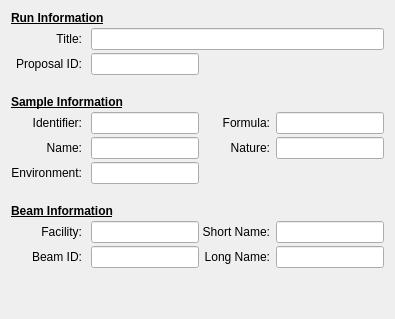
          <widget class="QWidget" name="runInfoTab">
           <attribute name="title">
            <string>Info</string>
           </attribute>
           <layout class="QGridLayout" name="gridLayout_2">
            <property name="spacing">
             <number>3</number>
            </property>
            <item row="16" column="0">
             <spacer name="verticalSpacer_2">
              <property name="orientation">
               <enum>Qt::Vertical</enum>
              </property>
              <property name="sizeHint" stdset="0">
               <size>
                <width>20</width>
                <height>40</height>
               </size>
              </property>
             </spacer>
            </item>
            <item row="2" column="0">
             <widget class="QLabel" name="label_7">
              <property name="text">
               <string>Title:</string>
              </property>
              <property name="alignment">
               <set>Qt::AlignRight|Qt::AlignTrailing|Qt::AlignVCenter</set>
              </property>
             </widget>
            </item>
            <item row="2" column="3" colspan="4">
             <widget class="QLineEdit" name="runTitleEdit">
              <property name="readOnly">
               <bool>true</bool>
              </property>
             </widget>
            </item>
            <item row="1" column="0" colspan="4">
             <widget class="QLabel" name="label_32">
              <property name="font">
               <font>
                <weight>75</weight>
                <bold>true</bold>
                <underline>true</underline>
               </font>
              </property>
              <property name="text">
               <string>Run Information</string>
              </property>
             </widget>
            </item>
            <item row="11" column="0" colspan="4">
             <widget class="QLabel" name="facilityInfoLabel">
              <property name="font">
               <font>
                <weight>75</weight>
                <bold>true</bold>
                <underline>true</underline>
               </font>
              </property>
              <property name="text">
               <string>Beam Information</string>
              </property>
             </widget>
            </item>
            <item row="12" column="0">
             <widget class="QLabel" name="label">
              <property name="text">
               <string>Facility:</string>
              </property>
              <property name="alignment">
               <set>Qt::AlignRight|Qt::AlignTrailing|Qt::AlignVCenter</set>
              </property>
             </widget>
            </item>
            <item row="12" column="3">
             <widget class="QLineEdit" name="facilityNameEdit">
              <property name="readOnly">
               <bool>true</bool>
              </property>
             </widget>
            </item>
            <item row="13" column="0">
             <widget class="QLabel" name="label_4">
              <property name="text">
               <string>Beam ID:</string>
              </property>
              <property name="alignment">
               <set>Qt::AlignRight|Qt::AlignTrailing|Qt::AlignVCenter</set>
              </property>
             </widget>
            </item>
            <item row="13" column="3">
             <widget class="QLineEdit" name="beamIdEdit">
              <property name="readOnly">
               <bool>true</bool>
              </property>
             </widget>
            </item>
            <item row="12" column="4">
             <widget class="QLabel" name="label_5">
              <property name="text">
               <string>Short Name:</string>
              </property>
              <property name="alignment">
               <set>Qt::AlignRight|Qt::AlignTrailing|Qt::AlignVCenter</set>
              </property>
             </widget>
            </item>
            <item row="12" column="6">
             <widget class="QLineEdit" name="beamNameShortEdit">
              <property name="readOnly">
               <bool>true</bool>
              </property>
             </widget>
            </item>
            <item row="13" column="4">
             <widget class="QLabel" name="label_6">
              <property name="text">
               <string>Long Name:</string>
              </property>
              <property name="alignment">
               <set>Qt::AlignRight|Qt::AlignTrailing|Qt::AlignVCenter</set>
              </property>
             </widget>
            </item>
            <item row="13" column="6">
             <widget class="QLineEdit" name="beamNameLongEdit">
              <property name="readOnly">
               <bool>true</bool>
              </property>
             </widget>
            </item>
            <item row="7" column="4">
             <widget class="QLabel" name="label_27">
              <property name="text">
               <string>Formula:</string>
              </property>
              <property name="alignment">
               <set>Qt::AlignRight|Qt::AlignTrailing|Qt::AlignVCenter</set>
              </property>
             </widget>
            </item>
            <item row="8" column="4">
             <widget class="QLabel" name="label_28">
              <property name="text">
               <string>Nature:</string>
              </property>
              <property name="alignment">
               <set>Qt::AlignRight|Qt::AlignTrailing|Qt::AlignVCenter</set>
              </property>
             </widget>
            </item>
            <item row="7" column="6">
             <widget class="QLineEdit" name="sampleFormulaEdit">
              <property name="readOnly">
               <bool>true</bool>
              </property>
             </widget>
            </item>
            <item row="8" column="6">
             <widget class="QLineEdit" name="sampleNatureEdit">
              <property name="readOnly">
               <bool>true</bool>
              </property>
             </widget>
            </item>
            <item row="5" column="0" rowspan="2" colspan="4">
             <widget class="QLabel" name="label_31">
              <property name="font">
               <font>
                <weight>75</weight>
                <bold>true</bold>
                <underline>true</underline>
               </font>
              </property>
              <property name="text">
               <string>Sample Information</string>
              </property>
              <property name="margin">
               <number>0</number>
              </property>
             </widget>
            </item>
            <item row="7" column="0">
             <widget class="QLabel" name="label_24">
              <property name="text">
               <string>Identifier:</string>
              </property>
              <property name="alignment">
               <set>Qt::AlignRight|Qt::AlignTrailing|Qt::AlignVCenter</set>
              </property>
             </widget>
            </item>
            <item row="7" column="3">
             <widget class="QLineEdit" name="sampleIdEdit">
              <property name="readOnly">
               <bool>true</bool>
              </property>
             </widget>
            </item>
            <item row="8" column="0">
             <widget class="QLabel" name="label_25">
              <property name="text">
               <string>Name:</string>
              </property>
              <property name="alignment">
               <set>Qt::AlignRight|Qt::AlignTrailing|Qt::AlignVCenter</set>
              </property>
             </widget>
            </item>
            <item row="8" column="3">
             <widget class="QLineEdit" name="sampleNameEdit">
              <property name="readOnly">
               <bool>true</bool>
              </property>
             </widget>
            </item>
            <item row="9" column="0">
             <widget class="QLabel" name="label_26">
              <property name="text">
               <string>Environment:</string>
              </property>
              <property name="alignment">
               <set>Qt::AlignRight|Qt::AlignTrailing|Qt::AlignVCenter</set>
              </property>
             </widget>
            </item>
            <item row="9" column="3">
             <widget class="QLineEdit" name="sampleEnvironmentEdit">
              <property name="readOnly">
               <bool>true</bool>
              </property>
             </widget>
            </item>
            <item row="4" column="0">
             <widget class="QLabel" name="label_3">
              <property name="text">
               <string/>
              </property>
             </widget>
            </item>
            <item row="10" column="0">
             <widget class="QLabel" name="label_8">
              <property name="text">
               <string/>
              </property>
             </widget>
            </item>
            <item row="3" column="0">
             <widget class="QLabel" name="label_11">
              <property name="text">
               <string>Proposal ID:</string>
              </property>
              <property name="alignment">
               <set>Qt::AlignRight|Qt::AlignTrailing|Qt::AlignVCenter</set>
              </property>
             </widget>
            </item>
            <item row="3" column="3">
             <widget class="QLineEdit" name="propIdEdit">
              <property name="readOnly">
               <bool>true</bool>
              </property>
             </widget>
            </item>
           </layout>
          </widget>
